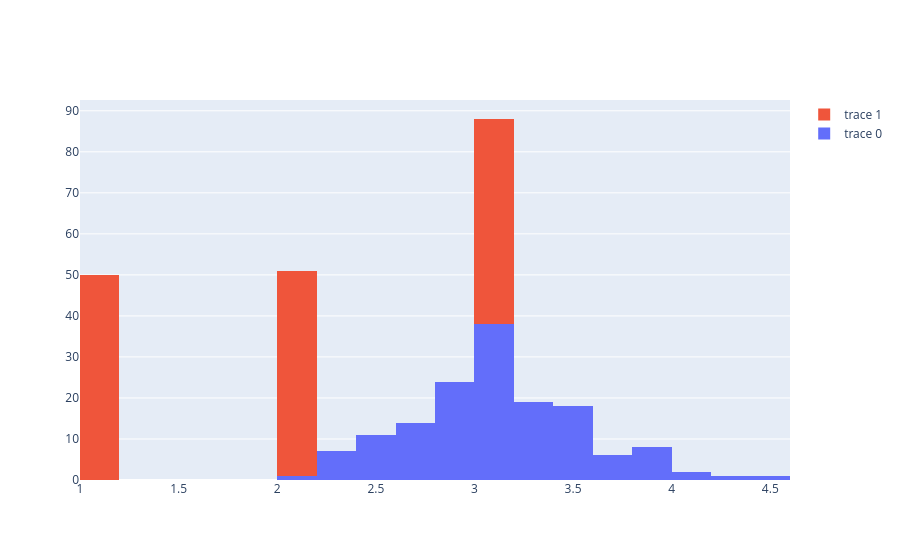

Notebook code cell kept with this figure:
### Markdown cell above
Histograms in Plotly using graph_objects class

### Code cell
import plotly.graph_objects as go 
import plotly.express as px 

df = px.data.iris() 
fig = go.Figure() 
fig.add_trace(go.Histogram(x=df['sepal_width'])) 
fig.add_trace(go.Histogram(x=df['species_id'])) 
fig.update_layout(barmode='stack') 
fig.show()

### Figure 1 — Plotly figure (JSON) as saved in the notebook; plotly's stock layout.template omitted (floating-point values rounded to 4 significant figures; data arrays with more than 128 entries replaced by an {"elided": "..."} marker saying what was removed)
{"data": [{"type": "histogram", "x": {"elided": "150 float values"}}, {"type": "histogram", "x": {"elided": "150 int values"}}], "layout": {"barmode": "stack"}}
